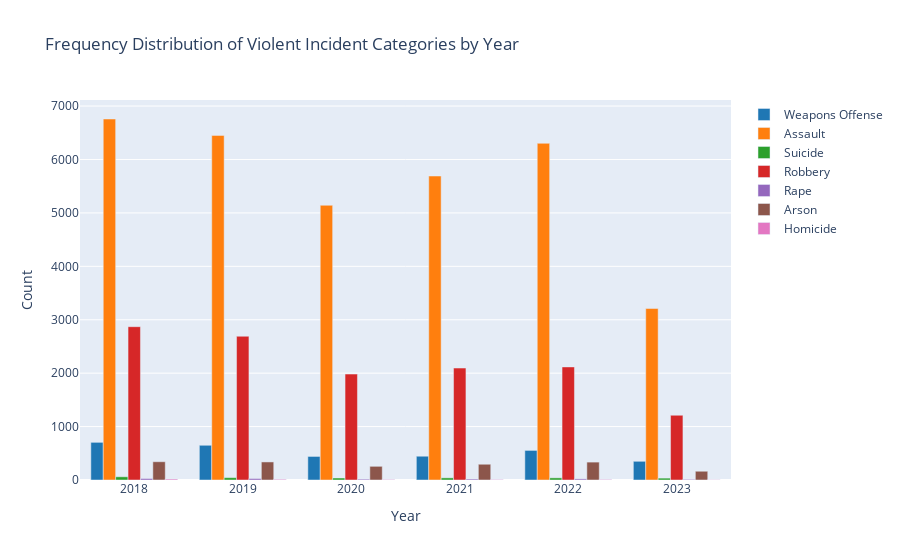

This figure's notebook cell:
### Code cell
#####################################################################
# Insight 7: Year-wise crime counts for different violent crimes
#####################################################################
sql7 = """SELECT DISTINCT IncidentYear, IncidentCategory, COUNT(2)
FROM Incident_Details
WHERE IncidentCategory IN ('Homicide', 'Rape','Assault' ,'Robbery' ,'Arson','Suicide','Weapons Offense')
GROUP BY IncidentYear, IncidentCategory
ORDER BY 3 DESC"""
insight7 = execute_sql_statement(sql7,conn)

years = [row[0] for row in insight7]
categories = [row[1] for row in insight7]
counts = [row[2] for row in insight7]

# Create a unique list of categories for x-axis labels
unique_categories = list(set(categories))

# Create a list of colors for each category
colors = ['rgb(31, 119, 180)', 'rgb(255, 127, 14)', 'rgb(44, 160, 44)', 'rgb(214, 39, 40)',
          'rgb(148, 103, 189)', 'rgb(140, 86, 75)', 'rgb(227, 119, 194)']

data = []
for i, category in enumerate(unique_categories):
    category_counts = [count for j, count in enumerate(counts) if categories[j] == category]
    data.append(go.Bar(x=years, y=category_counts, name=category, marker_color=colors[i]))

layout = go.Layout(title='Frequency Distribution of Violent Incident Categories by Year',
                   xaxis={'title': 'Year'},
                   yaxis={'title': 'Count'})

fig = go.Figure(data=data, layout=layout)
fig.show()

### Figure 1 — Plotly figure (JSON) as saved in the notebook; plotly's stock layout.template omitted (floating-point values rounded to 4 significant figures)
{"data": [{"marker": {"color": "rgb(31, 119, 180)"}, "name": "Weapons Offense", "type": "bar", "x": [2018, 2019, 2022, 2021, 2020, 2023, 2018, 2019, 2020, 2022, 2021, 2023, 2021, 2022, 2020, 2019, 2018, 2023, 2021, 2020, 2022, 2018, 2019, 2023, 2019, 2018, 2021, 2022, 2023, 2020, 2018, 2019, 2022, 2018, 2021, 2020, 2019, 2023, 2022, 2021, 2023, 2020], "y": [705, 650, 554, 445, 441, 350]}, {"marker": {"color": "rgb(255, 127, 14)"}, "name": "Assault", "type": "bar", "x": [2018, 2019, 2022, 2021, 2020, 2023, 2018, 2019, 2020, 2022, 2021, 2023, 2021, 2022, 2020, 2019, 2018, 2023, 2021, 2020, 2022, 2018, 2019, 2023, 2019, 2018, 2021, 2022, 2023, 2020, 2018, 2019, 2022, 2018, 2021, 2020, 2019, 2023, 2022, 2021, 2023, 2020], "y": [6758, 6451, 6303, 5691, 5143, 3210]}, {"marker": {"color": "rgb(44, 160, 44)"}, "name": "Suicide", "type": "bar", "x": [2018, 2019, 2022, 2021, 2020, 2023, 2018, 2019, 2020, 2022, 2021, 2023, 2021, 2022, 2020, 2019, 2018, 2023, 2021, 2020, 2022, 2018, 2019, 2023, 2019, 2018, 2021, 2022, 2023, 2020, 2018, 2019, 2022, 2018, 2021, 2020, 2019, 2023, 2022, 2021, 2023, 2020], "y": [60, 44, 40, 40, 37, 35]}, {"marker": {"color": "rgb(214, 39, 40)"}, "name": "Robbery", "type": "bar", "x": [2018, 2019, 2022, 2021, 2020, 2023, 2018, 2019, 2020, 2022, 2021, 2023, 2021, 2022, 2020, 2019, 2018, 2023, 2021, 2020, 2022, 2018, 2019, 2023, 2019, 2018, 2021, 2022, 2023, 2020, 2018, 2019, 2022, 2018, 2021, 2020, 2019, 2023, 2022, 2021, 2023, 2020], "y": [2870, 2691, 2117, 2096, 1983, 1212]}, {"marker": {"color": "rgb(148, 103, 189)"}, "name": "Rape", "type": "bar", "x": [2018, 2019, 2022, 2021, 2020, 2023, 2018, 2019, 2020, 2022, 2021, 2023, 2021, 2022, 2020, 2019, 2018, 2023, 2021, 2020, 2022, 2018, 2019, 2023, 2019, 2018, 2021, 2022, 2023, 2020, 2018, 2019, 2022, 2018, 2021, 2020, 2019, 2023, 2022, 2021, 2023, 2020], "y": [28, 28, 21, 18, 16, 12]}, {"marker": {"color": "rgb(140, 86, 75)"}, "name": "Arson", "type": "bar", "x": [2018, 2019, 2022, 2021, 2020, 2023, 2018, 2019, 2020, 2022, 2021, 2023, 2021, 2022, 2020, 2019, 2018, 2023, 2021, 2020, 2022, 2018, 2019, 2023, 2019, 2018, 2021, 2022, 2023, 2020, 2018, 2019, 2022, 2018, 2021, 2020, 2019, 2023, 2022, 2021, 2023, 2020], "y": [342, 338, 335, 295, 256, 164]}, {"marker": {"color": "rgb(227, 119, 194)"}, "name": "Homicide", "type": "bar", "x": [2018, 2019, 2022, 2021, 2020, 2023, 2018, 2019, 2020, 2022, 2021, 2023, 2021, 2022, 2020, 2019, 2018, 2023, 2021, 2020, 2022, 2018, 2019, 2023, 2019, 2018, 2021, 2022, 2023, 2020, 2018, 2019, 2022, 2018, 2021, 2020, 2019, 2023, 2022, 2021, 2023, 2020], "y": [18, 13, 10, 9, 9, 4]}], "layout": {"title": {"text": "Frequency Distribution of Violent Incident Categories by Year"}, "xaxis": {"title": {"text": "Year"}}, "yaxis": {"title": {"text": "Count"}}}}
